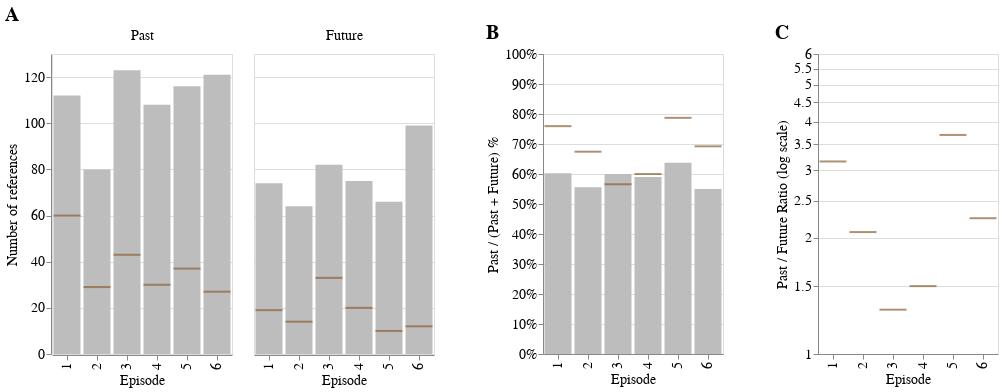

The cell this chart's notebook holds for it:
### Code cell
bar_count = alt.Chart().mark_bar(color=Category20c[20][18]).encode(
    x='Episode:O',
    y=alt.Y('auto_count', title="Number of references"),
    # column='direction'
).properties(
    width=alt.Step(30)  # controls width of bar.
)
tick_count = alt.Chart().mark_tick(color='#8C6238', thickness=2,).encode(
    x='Episode:O',
    y='manual_count',
    # column='Direction',
)
count_plot = alt.layer(bar, tick, data=count_all_long).facet(column=alt.Column('Direction', sort="descending",  title='', header=alt.Header(labelOrient='top', titleFontSize=14, labelFontSize=14, titleFontWeight='normal', titlePadding=0))).properties(title='A')

bar_prop = alt.Chart(count_all).mark_bar(color=Category20c[20][18]).encode(
    x='Episode:O',
    y=alt.Y('auto_prop', scale=alt.Scale(domain=[0,1]), axis=alt.Axis(format='%'), title="Past / (Past + Future) %"),
).properties(
    width=alt.Step(30)  # controls width of bar.
)

tick_prop = alt.Chart(count_all).mark_tick(color='#8C6238', thickness=2,).encode(
    x='Episode:O',
    y=alt.Y('manual_prop', scale=alt.Scale(domain=[0,1]), axis=alt.Axis(format='%')),
)
prop_plot = (bar_prop+tick_prop).properties(title='B')
bar_ratio = alt.Chart(count_all).mark_bar(color=Category20c[20][18]).encode(
    x='Episode:O',
    y=alt.Y('auto_ratio', scale=alt.Scale(domain=[1,6], type="log", base=2), title="Past / Future Ratio (log scale)"),
).properties(
    width=alt.Step(30)  # controls width of bar.
)

tick_ratio = alt.Chart(count_all).mark_tick(color='#8C6238', thickness=2,).encode(
    x='Episode:O',
    y=alt.Y('manual_ratio', scale=alt.Scale(domain=[1,6], type="log", base=2)),
)

ratio_plot = (bar_ratio+tick_ratio).properties(title='C')

(count_plot | prop_plot | ratio_plot
).configure_legend(

).configure_axis(
    titleFontSize=14,
    labelFontSize=14,
    titleFontWeight='normal',
    labelFontWeight='normal',
).configure_concat(
    spacing=50
).configure_title(
    fontSize=20,
    anchor='start',
#     offset=20
)

### Figure 1 — Vega-Lite specification as saved in the notebook (floating-point values rounded to 4 significant figures)
{"config": {"view": {"continuousWidth": 400, "continuousHeight": 300}, "axis": {"labelFontSize": 14, "labelFontWeight": "normal", "titleFontSize": 14, "titleFontWeight": "normal"}, "concat": {"spacing": 50}, "legend": {}, "title": {"anchor": "start", "fontSize": 20}}, "hconcat": [{"data": {"name": "data-8f38ffeb03340ce2de25c70f02a2cafa"}, "facet": {"column": {"field": "Direction", "header": {"labelFontSize": 14, "labelOrient": "top", "titleFontSize": 14, "titleFontWeight": "normal", "titlePadding": 0}, "sort": "descending", "title": "", "type": "nominal"}}, "spec": {"layer": [{"mark": {"type": "bar", "color": "#bdbdbd"}, "encoding": {"x": {"field": "Episode", "type": "ordinal"}, "y": {"field": "auto_count", "title": "Number of references", "type": "quantitative"}}, "width": {"step": 30}}, {"mark": {"type": "tick", "color": "#8C6238", "thickness": 2}, "encoding": {"x": {"field": "Episode", "type": "ordinal"}, "y": {"field": "manual_count", "type": "quantitative"}}}]}, "title": "A"}, {"layer": [{"mark": {"type": "bar", "color": "#bdbdbd"}, "encoding": {"x": {"field": "Episode", "type": "ordinal"}, "y": {"axis": {"format": "%"}, "field": "auto_prop", "scale": {"domain": [0, 1]}, "title": "Past / (Past + Future) %", "type": "quantitative"}}, "width": {"step": 30}}, {"mark": {"type": "tick", "color": "#8C6238", "thickness": 2}, "encoding": {"x": {"field": "Episode", "type": "ordinal"}, "y": {"axis": {"format": "%"}, "field": "manual_prop", "scale": {"domain": [0, 1]}, "type": "quantitative"}}}], "data": {"name": "data-723fe09044526ebf24326bdcf66425ba"}, "title": "B"}, {"layer": [{"mark": {"type": "bar", "color": "#bdbdbd"}, "encoding": {"x": {"field": "Episode", "type": "ordinal"}, "y": {"field": "auto_ratio", "scale": {"base": 2, "domain": [1, 6], "type": "log"}, "title": "Past / Future Ratio (log scale)", "type": "quantitative"}}, "width": {"step": 30}}, {"mark": {"type": "tick", "color": "#8C6238", "thickness": 2}, "encoding": {"x": {"field": "Episode", "type": "ordinal"}, "y": {"field": "manual_ratio", "scale": {"base": 2, "domain": [1, 6], "type": "log"}, "type": "quantitative"}}}], "data": {"name": "data-723fe09044526ebf24326bdcf66425ba"}, "title": "C"}], "$schema": "https://vega.github.io/schema/vega-lite/v4.17.0.json", "datasets": {"data-8f38ffeb03340ce2de25c70f02a2cafa": [{"Episode": 1, "Direction": "Past", "manual_count": 60, "manual_proportion": 0.7595, "auto_count": 112, "auto_proportion": 0.6022}, {"Episode": 2, "Direction": "Past", "manual_count": 29, "manual_proportion": 0.6744, "auto_count": 80, "auto_proportion": 0.5556}, {"Episode": 3, "Direction": "Past", "manual_count": 43, "manual_proportion": 0.5658, "auto_count": 123, "auto_proportion": 0.6}, {"Episode": 4, "Direction": "Past", "manual_count": 30, "manual_proportion": 0.6, "auto_count": 108, "auto_proportion": 0.5902}, {"Episode": 5, "Direction": "Past", "manual_count": 37, "manual_proportion": 0.7872, "auto_count": 116, "auto_proportion": 0.6374}, {"Episode": 6, "Direction": "Past", "manual_count": 27, "manual_proportion": 0.6923, "auto_count": 121, "auto_proportion": 0.55}, {"Episode": 1, "Direction": "Future", "manual_count": 19, "manual_proportion": 0.2405, "auto_count": 74, "auto_proportion": 0.3978}, {"Episode": 2, "Direction": "Future", "manual_count": 14, "manual_proportion": 0.3256, "auto_count": 64, "auto_proportion": 0.4444}, {"Episode": 3, "Direction": "Future", "manual_count": 33, "manual_proportion": 0.4342, "auto_count": 82, "auto_proportion": 0.4}, {"Episode": 4, "Direction": "Future", "manual_count": 20, "manual_proportion": 0.4, "auto_count": 75, "auto_proportion": 0.4098}, {"Episode": 5, "Direction": "Future", "manual_count": 10, "manual_proportion": 0.2128, "auto_count": 66, "auto_proportion": 0.3626}, {"Episode": 6, "Direction": "Future", "manual_count": 12, "manual_proportion": 0.3077, "auto_count": 99, "auto_proportion": 0.45}], "data-723fe09044526ebf24326bdcf66425ba": [{"Episode": 1, "Past_x": 60, "Future_x": 19, "manual_ratio": 3.158, "Total": 457, "Past_y": 112, "Future_y": 74, "auto_ratio": 1.514, "manual_prop": 0.7595, "auto_prop": 0.6022}, {"Episode": 2, "Past_x": 29, "Future_x": 14, "manual_ratio": 2.071, "Total": 501, "Past_y": 80, "Future_y": 64, "auto_ratio": 1.25, "manual_prop": 0.6744, "auto_prop": 0.5556}, {"Episode": 3, "Past_x": 43, "Future_x": 33, "manual_ratio": 1.303, "Total": 518, "Past_y": 123, "Future_y": 82, "auto_ratio": 1.5, "manual_prop": 0.5658, "auto_prop": 0.6}, {"Episode": 4, "Past_x": 30, "Future_x": 20, "manual_ratio": 1.5, "Total": 442, "Past_y": 108, "Future_y": 75, "auto_ratio": 1.44, "manual_prop": 0.6, "auto_prop": 0.5902}, {"Episode": 5, "Past_x": 37, "Future_x": 10, "manual_ratio": 3.7, "Total": 508, "Past_y": 116, "Future_y": 66, "auto_ratio": 1.758, "manual_prop": 0.7872, "auto_prop": 0.6374}, {"Episode": 6, "Past_x": 27, "Future_x": 12, "manual_ratio": 2.25, "Total": 474, "Past_y": 121, "Future_y": 99, "auto_ratio": 1.222, "manual_prop": 0.6923, "auto_prop": 0.55}]}}
